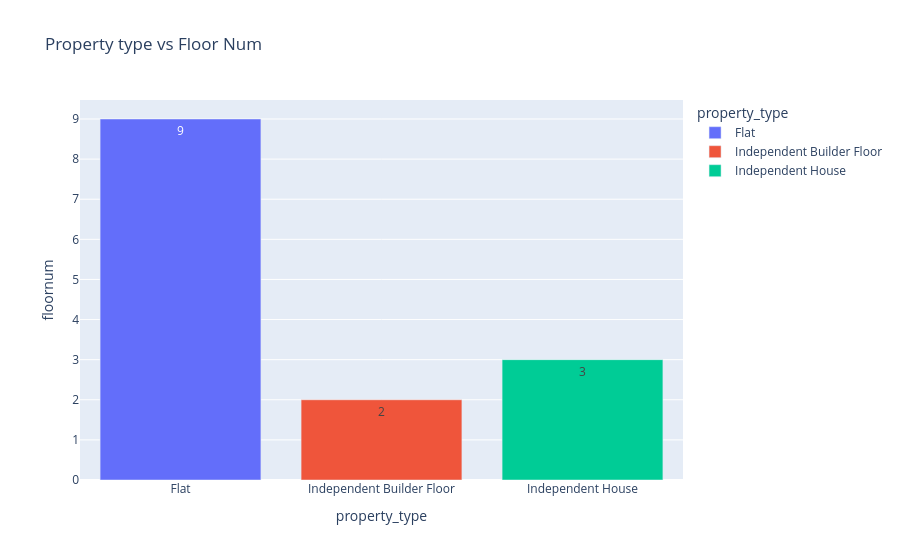

The cell this chart's notebook holds for it:
### Code cell
fig = px.bar(data_frame= avg_floornum
             , x ='property_type'
             , y = 'floornum'
             , title= "Property type vs Floor Num "
             , text= 'floornum'
             , color= 'property_type')
fig

### Figure 1 — Plotly figure (JSON) as saved in the notebook; plotly's stock layout.template omitted (floating-point values rounded to 4 significant figures)
{"data": [{"alignmentgroup": "True", "hovertemplate": "property_type=%{x}<br>floornum=%{text}<extra></extra>", "legendgroup": "Flat", "marker": {"color": "#636efa", "pattern": {"shape": ""}}, "name": "Flat", "offsetgroup": "Flat", "orientation": "v", "showlegend": true, "text": [9], "textposition": "auto", "type": "bar", "x": ["Flat"], "xaxis": "x", "y": [9], "yaxis": "y"}, {"alignmentgroup": "True", "hovertemplate": "property_type=%{x}<br>floornum=%{text}<extra></extra>", "legendgroup": "Independent Builder Floor", "marker": {"color": "#EF553B", "pattern": {"shape": ""}}, "name": "Independent Builder Floor", "offsetgroup": "Independent Builder Floor", "orientation": "v", "showlegend": true, "text": [2], "textposition": "auto", "type": "bar", "x": ["Independent Builder Floor"], "xaxis": "x", "y": [2], "yaxis": "y"}, {"alignmentgroup": "True", "hovertemplate": "property_type=%{x}<br>floornum=%{text}<extra></extra>", "legendgroup": "Independent House", "marker": {"color": "#00cc96", "pattern": {"shape": ""}}, "name": "Independent House", "offsetgroup": "Independent House", "orientation": "v", "showlegend": true, "text": [3], "textposition": "auto", "type": "bar", "x": ["Independent House"], "xaxis": "x", "y": [3], "yaxis": "y"}], "layout": {"barmode": "relative", "legend": {"title": {"text": "property_type"}, "tracegroupgap": 0}, "title": {"text": "Property type vs Floor Num "}, "xaxis": {"anchor": "y", "categoryarray": ["Flat", "Independent Builder Floor", "Independent House"], "categoryorder": "array", "domain": [0, 1], "title": {"text": "property_type"}}, "yaxis": {"anchor": "x", "domain": [0, 1], "title": {"text": "floornum"}}}}
